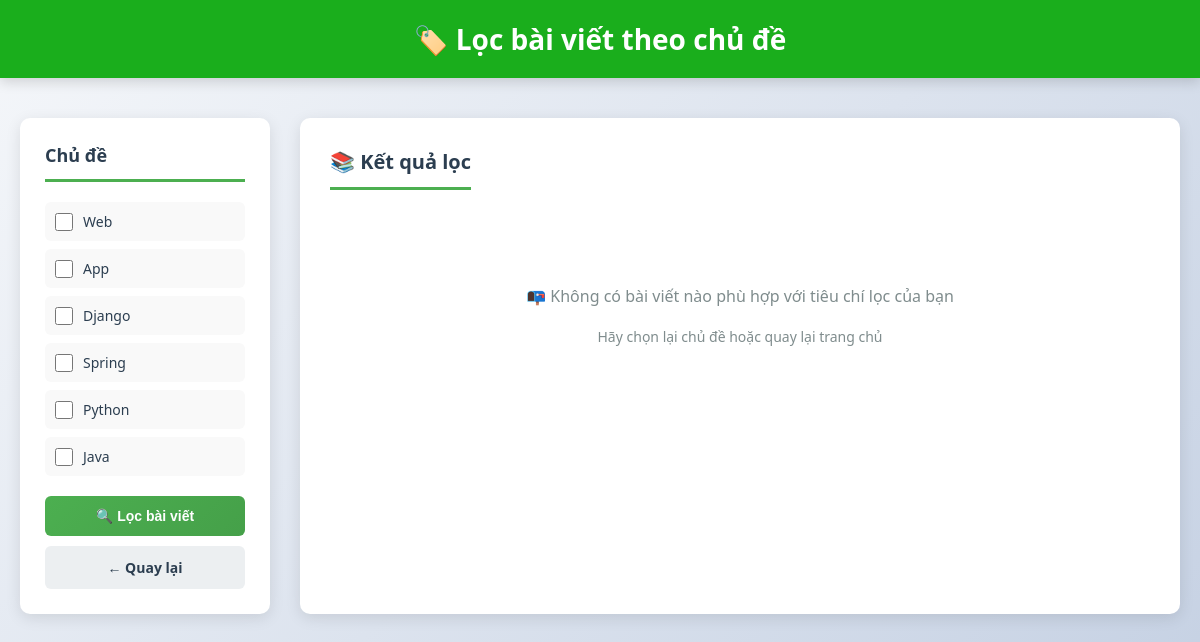
Page /blog/filter/ on the committed database.
### blog/models.py (models this page shows, shortened)
class Topic(models.Model):
    name = models.CharField(max_length=255, unique=True)

### blog/views.py (the view)
# urls.py: path('filter/', views.filter, name="filter"),
def filter(request):
    topics = Topic.objects.all()
    selected_topics = request.GET.getlist('topics')
    articles = Article.objects.filter(topic__id__in=selected_topics).distinct()
    return render(request, 'filter.html', {
        'topics': topics,
        'articles': articles,
        'selected_topics': selected_topics,
    })

### blog/templates/filter.html (shortened to what this page needs)
<!DOCTYPE html>
<html lang="vi">
<head>
</head>
<body>
  <header>
    <h1>🏷️ Lọc bài viết theo chủ đề</h1>
  </header>
  <div class="container">
    <aside class="sidebar">
      <h2>Chủ đề</h2>
      <form method="get" action="">
        <div class="topic-group">
          {% for topic in topics %}
            <label>
              <input type="checkbox" name="topics" value="{{ topic.id }}"
                     {% if topic.id|stringformat:"s" in selected_topics %}checked{% endif %}>
              <span>{{ topic.name }}</span>
            </label>
          {% endfor %}
        </div>
        <div class="sidebar-buttons">
          <button type="submit">🔍 Lọc bài viết</button>
          <a href="{% url 'home' %}">← Quay lại</a>
        </div>
      </form>
    </aside>
    <main class="content">
      <h2>📚 Kết quả lọc</h2>
      {% if articles %}
        <div class="articles-grid">
          {% for article in articles %}
            <a href="{% url 'article' article.id %}" class="article-card" style="text-decoration: none; color: inherit;">
              <h3>{{ article.title }}</h3>
              <div class="article-meta">
                <span>✍️ {{ article.author.name }}</span>
                <span>📅 {{ article.created_at|date:"d/m/Y" }}</span>
                <span>❤️ {{ article.likes.count }}</span>
              </div>
            </a>
          {% endfor %}
        </div>
      {% else %}
        <div class="empty-state">
          <p>📭 Không có bài viết nào phù hợp với tiêu chí lọc của bạn</p>
          <p style="font-size: 14px; margin-top: 20px;">Hãy chọn lại chủ đề hoặc quay lại trang chủ</p>
        </div>
      {% endif %}
    </main>
  </div>
</body>
</html>

### blog/templates/filter.html (style rules this page uses)
* { margin: 0; padding: 0; box-sizing: border-box; }
body { font-family: 'Segoe UI', Tahoma, Geneva, Verdana, sans-serif; background: linear-gradient(135deg, #f5f7fa 0%, #c3cfe2 100%); min-height: 100vh; padding-bottom: 40px; }
header { background: #1aae1c; color: white; padding: 20px 0; box-shadow: 0 4px 12px rgba(0,0,0,0.15); text-align: center; }
header h1 { margin: 0; font-size: 28px; }
.container { max-width: 1200px; margin: 40px auto; padding: 0 20px; display: grid; grid-template-columns: 250px 1fr; gap: 30px; }
.sidebar { background: white; padding: 25px; border-radius: 10px; box-shadow: 0 4px 15px rgba(0,0,0,0.1); height: fit-content; position: sticky; top: 100px; }
.sidebar h2 { font-size: 18px; color: #2c3e50; margin: 0 0 20px 0; padding-bottom: 12px; border-bottom: 3px solid #4CAF50; }
.topic-group { margin-bottom: 15px; }
.topic-group label { display: flex; align-items: center; padding: 10px; background: #f9f9f9; border-radius: 6px; cursor: pointer; transition: all 0.3s; margin-bottom: 8px; }
.topic-group input[type="checkbox"] { margin-right: 10px; cursor: pointer; width: 18px; height: 18px; accent-color: #4CAF50; }
.topic-group span { color: #2c3e50; font-size: 14px; flex: 1; }
.sidebar-buttons { display: flex; flex-direction: column; gap: 10px; margin-top: 20px; }
.sidebar button, .sidebar a { padding: 12px 16px; border: none; border-radius: 6px; cursor: pointer; font-size: 14px; font-weight: 600; transition: all 0.3s; text-decoration: none; text-align: center; display: block; }
.sidebar button { background: linear-gradient(135deg, #4CAF50 0%, #45a049 100%); color: white; }
.sidebar a { background: #eceff1; color: #2c3e50; }
.content { background: white; padding: 30px; border-radius: 10px; box-shadow: 0 4px 15px rgba(0,0,0,0.1); }
.content h2 { font-size: 20px; color: #2c3e50; margin: 0 0 25px 0; padding-bottom: 12px; border-bottom: 3px solid #4CAF50; display: inline-block; }
.empty-state { text-align: center; padding: 60px 20px; color: #7f8c8d; }
.empty-state p { font-size: 16px; margin: 10px 0; }

### rows in the picture
Topic: name "Web"
Topic: name "App"
Topic: name "Django"
Topic: name "Spring"
Topic: name "Python"
Topic: name "Java"
